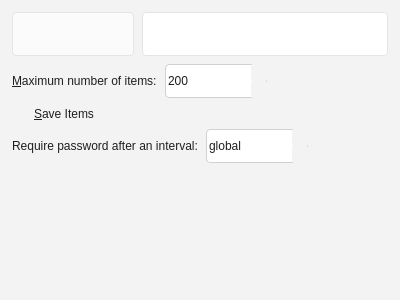
<?xml version="1.0" encoding="UTF-8"?>
<ui version="4.0">
 <class>TabPropertiesWidget</class>
 <widget class="QWidget" name="TabPropertiesWidget">
  <property name="geometry">
   <rect>
    <x>0</x>
    <y>0</y>
    <width>400</width>
    <height>300</height>
   </rect>
  </property>
  <property name="windowTitle">
   <string/>
  </property>
  <property name="styleSheet">
   <string notr="true">/* Windows 11 Fluent Design */

QWidget {
    background-color: #F3F3F3;
}

QLabel {
    color: #1F1F1F;
    background: transparent;
}

QPushButton {
    border-radius: 4px;
    padding: 5px 12px;
    min-height: 24px;
    min-width: 96px;
    border: 1px solid #E5E5E5;
    background-color: #FBFBFB;
    color: #1F1F1F;
}

QPushButton:hover {
    background-color: #F5F5F5;
}

QPushButton:pressed {
    background-color: #EDEDED;
}

QPushButton:disabled {
    background-color: #F3F3F3;
    border: 1px solid #E5E5E5;
    color: #A0A0A0;
}

QLineEdit, QTextEdit, QPlainTextEdit {
    border-radius: 4px;
    border: 1px solid #D1D1D1;
    padding: 5px 8px;
    background-color: #FFFFFF;
    color: #1F1F1F;
}

QLineEdit:focus, QTextEdit:focus, QPlainTextEdit:focus {
    border: 2px solid #0078D4;
}

QComboBox {
    border-radius: 4px;
    border: 1px solid #D1D1D1;
    padding: 5px 8px;
    min-height: 24px;
    background-color: #FFFFFF;
    color: #1F1F1F;
}

QComboBox:focus {
    border: 2px solid #0078D4;
}

QCheckBox {
    spacing: 8px;
}

QRadioButton {
    spacing: 8px;
}

QGroupBox {
    border-radius: 8px;
    border: 1px solid #E5E5E5;
    margin-top: 12px;
    padding: 12px;
    background-color: #FBFBFB;
}

QListWidget, QTreeWidget, QTableWidget {
    border-radius: 8px;
    border: 1px solid #E5E5E5;
    background-color: #FFFFFF;
}

QTabWidget::pane {
    border: 1px solid #E5E5E5;
    border-radius: 8px;
}

QTabBar::tab {
    border-radius: 4px;
    padding: 6px 16px;
    margin-right: 4px;
    background-color: #F3F3F3;
    color: #1F1F1F;
}

QTabBar::tab:selected {
    background-color: #0078D4;
    color: #FFFFFF;
}

QScrollBar {
    border: none;
    background: transparent;
    width: 8px;
    margin: 0;
}

QScrollBar::handle {
    background: #C0C0C0;
    border-radius: 4px;
    min-height: 24px;
}

QScrollBar::handle:hover {
    background: #A0A0A0;
}

QMenu {
    border-radius: 8px;
    border: 1px solid #E5E5E5;
    padding: 4px;
    background-color: #FBFBFB;
}

QDialog {
    background-color: #F3F3F3;
}

QSpinBox {
    min-height: 24px;
    min-width: 80px;
    padding-right: 4px;
    border-radius: 4px;
    border: 1px solid #D1D1D1;
    background-color: #FFFFFF;
    color: #1F1F1F;
}

QSpinBox::up-button, QSpinBox::down-button {
    subcontrol-origin: border;
    width: 16px;
    border: none;
    background: #F3F3F3;
    border-radius: 2px;
}

QSpinBox::up-button:hover, QSpinBox::down-button:hover {
    background: #E5E5E5;
}

QSpinBox::up-button:pressed, QSpinBox::down-button:pressed {
    background: #D1D1D1;
}

QSpinBox::up-arrow {
    image: none;
    width: 0;
    height: 0;
    border-left: 4px solid transparent;
    border-right: 4px solid transparent;
    border-bottom: 5px solid #1F1F1F;
}

QSpinBox::down-arrow {
    image: none;
    width: 0;
    height: 0;
    border-left: 4px solid transparent;
    border-right: 4px solid transparent;
    border-top: 5px solid #1F1F1F;
}</string>
  </property>
  <layout class="QVBoxLayout" name="verticalLayout">
   <property name="leftMargin">
    <number>12</number>
   </property>
   <property name="topMargin">
    <number>12</number>
   </property>
   <property name="rightMargin">
    <number>12</number>
   </property>
   <property name="bottomMargin">
    <number>12</number>
   </property>
   <property name="spacing">
    <number>8</number>
   </property>
   <item>
    <layout class="QHBoxLayout" name="horizontalLayout">
     <property name="spacing">
      <number>8</number>
     </property>
     <item>
      <widget class="IconSelectButton" name="iconButton">
       <property name="minimumSize">
        <size>
         <width>32</width>
         <height>32</height>
        </size>
       </property>
       <property name="styleSheet">
        <string notr="true">QPushButton {
    border-radius: 4px;
    padding: 5px 12px;
    min-height: 32px;
    min-width: 96px;
    border: 1px solid #E5E5E5;
    background-color: #FBFBFB;
    color: #1F1F1F;
}

QPushButton:hover {
    background-color: #F5F5F5;
}

QPushButton:pressed {
    background-color: #EDEDED;
}</string>
       </property>
       <property name="text">
        <string/>
       </property>
      </widget>
     </item>
     <item>
      <widget class="QLabel" name="tabName">
       <property name="sizePolicy">
        <sizepolicy hsizetype="Expanding" vsizetype="Preferred">
         <horstretch>0</horstretch>
         <verstretch>0</verstretch>
        </sizepolicy>
       </property>
       <property name="minimumHeight">
        <number>32</number>
       </property>
       <property name="styleSheet">
        <string notr="true">QLabel {
    color: #1F1F1F;
    background: transparent;
    padding: 5px 8px;
    border-radius: 4px;
    border: 1px solid #E5E5E5;
    background-color: #FFFFFF;
}</string>
       </property>
       <property name="text">
        <string/>
       </property>
      </widget>
     </item>
    </layout>
   </item>
   <item>
    <layout class="QHBoxLayout" name="horizontalLayout_2">
     <property name="spacing">
      <number>8</number>
     </property>
     <item>
      <widget class="QLabel" name="label_2">
       <property name="minimumHeight">
        <number>32</number>
       </property>
       <property name="styleSheet">
        <string notr="true">QLabel {
    color: #1F1F1F;
    background: transparent;
}</string>
       </property>
       <property name="text">
        <string>&amp;Maximum number of items:</string>
       </property>
       <property name="buddy">
        <cstring>maxItems</cstring>
       </property>
      </widget>
     </item>
     <item>
      <widget class="QSpinBox" name="maxItems">
       <property name="minimumSize">
        <size>
         <width>80</width>
         <height>32</height>
        </size>
       </property>
       <property name="styleSheet">
        <string notr="true">QSpinBox {
    min-height: 32px;
    min-width: 80px;
    padding-right: 4px;
    border-radius: 4px;
    border: 1px solid #D1D1D1;
    background-color: #FFFFFF;
    color: #1F1F1F;
}

QSpinBox::up-button, QSpinBox::down-button {
    subcontrol-origin: border;
    width: 16px;
    border: none;
    background: #F3F3F3;
    border-radius: 2px;
}

QSpinBox::up-button:hover, QSpinBox::down-button:hover {
    background: #E5E5E5;
}

QSpinBox::up-button:pressed, QSpinBox::down-button:pressed {
    background: #D1D1D1;
}

QSpinBox::up-arrow {
    image: none;
    width: 0;
    height: 0;
    border-left: 4px solid transparent;
    border-right: 4px solid transparent;
    border-bottom: 5px solid #1F1F1F;
}

QSpinBox::down-arrow {
    image: none;
    width: 0;
    height: 0;
    border-left: 4px solid transparent;
    border-right: 4px solid transparent;
    border-top: 5px solid #1F1F1F;
}</string>
       </property>
       <property name="specialValueText">
        <string>default</string>
       </property>
       <property name="maximum">
        <number>100000</number>
       </property>
       <property name="value">
        <number>200</number>
       </property>
      </widget>
     </item>
     <item>
      <spacer name="horizontalSpacer_5">
       <property name="orientation">
        <enum>Qt::Horizontal</enum>
       </property>
       <property name="sizeHint" stdset="0">
        <size>
         <width>40</width>
         <height>20</height>
        </size>
       </property>
      </spacer>
     </item>
    </layout>
   </item>
     <item>
      <widget class="QCheckBox" name="storeItems">
       <property name="minimumHeight">
        <number>32</number>
       </property>
       <property name="styleSheet">
        <string notr="true">QCheckBox {
    spacing: 8px;
    background: transparent;
    color: #1F1F1F;
}</string>
       </property>
       <property name="text">
        <string>&amp;Save Items</string>
       </property>
      </widget>
     </item>
     <item>
      <layout class="QHBoxLayout" name="horizontalLayout_3">
       <property name="spacing">
        <number>8</number>
       </property>
       <item>
        <widget class="QLabel" name="labelEncryptedExpireSeconds">
         <property name="minimumHeight">
          <number>32</number>
         </property>
         <property name="styleSheet">
          <string notr="true">QLabel {
    color: #1F1F1F;
    background: transparent;
}</string>
         </property>
         <property name="text">
          <string>Require password after an interval:</string>
         </property>
         <property name="buddy">
          <cstring>spinBoxExpireEncryptedTabSeconds</cstring>
         </property>
        </widget>
       </item>
       <item>
        <widget class="QSpinBox" name="spinBoxExpireEncryptedTabSeconds">
         <property name="minimumSize">
          <size>
           <width>80</width>
           <height>32</height>
          </size>
         </property>
         <property name="styleSheet">
          <string notr="true">QSpinBox {
    min-height: 32px;
    min-width: 80px;
    padding-right: 4px;
    border-radius: 4px;
    border: 1px solid #D1D1D1;
    background-color: #FFFFFF;
    color: #1F1F1F;
}

QSpinBox::up-button, QSpinBox::down-button {
    subcontrol-origin: border;
    width: 16px;
    border: none;
    background: #F3F3F3;
    border-radius: 2px;
}

QSpinBox::up-button:hover, QSpinBox::down-button:hover {
    background: #E5E5E5;
}

QSpinBox::up-button:pressed, QSpinBox::down-button:pressed {
    background: #D1D1D1;
}

QSpinBox::up-arrow {
    image: none;
    width: 0;
    height: 0;
    border-left: 4px solid transparent;
    border-right: 4px solid transparent;
    border-bottom: 5px solid #1F1F1F;
}

QSpinBox::down-arrow {
    image: none;
    width: 0;
    height: 0;
    border-left: 4px solid transparent;
    border-right: 4px solid transparent;
    border-top: 5px solid #1F1F1F;
}</string>
         </property>
         <property name="toolTip">
          <string>Per-tab timeout in seconds for requiring encryption password again.

Set to 0 to use global setting.</string>
         </property>
         <property name="specialValueText">
          <string>global</string>
         </property>
         <property name="suffix">
          <string notr="true"> s</string>
         </property>
         <property name="maximum">
          <number>999999</number>
         </property>
        </widget>
       </item>
       <item>
        <spacer name="horizontalSpacer_6">
         <property name="orientation">
          <enum>Qt::Horizontal</enum>
         </property>
         <property name="sizeHint" stdset="0">
          <size>
           <width>40</width>
           <height>20</height>
          </size>
         </property>
        </spacer>
       </item>
      </layout>
     </item>
   <item>
    <spacer name="verticalSpacer">
     <property name="orientation">
      <enum>Qt::Vertical</enum>
     </property>
     <property name="sizeHint" stdset="0">
      <size>
       <width>20</width>
       <height>40</height>
      </size>
     </property>
    </spacer>
   </item>
  </layout>
 </widget>
 <customwidgets>
  <customwidget>
   <class>IconSelectButton</class>
   <extends>QPushButton</extends>
   <header>gui/iconselectbutton.h</header>
  </customwidget>
 </customwidgets>
 <tabstops>
  <tabstop>iconButton</tabstop>
  <tabstop>maxItems</tabstop>
  <tabstop>storeItems</tabstop>
  <tabstop>spinBoxExpireEncryptedTabSeconds</tabstop>
 </tabstops>
 <resources/>
 <connections/>
</ui>
